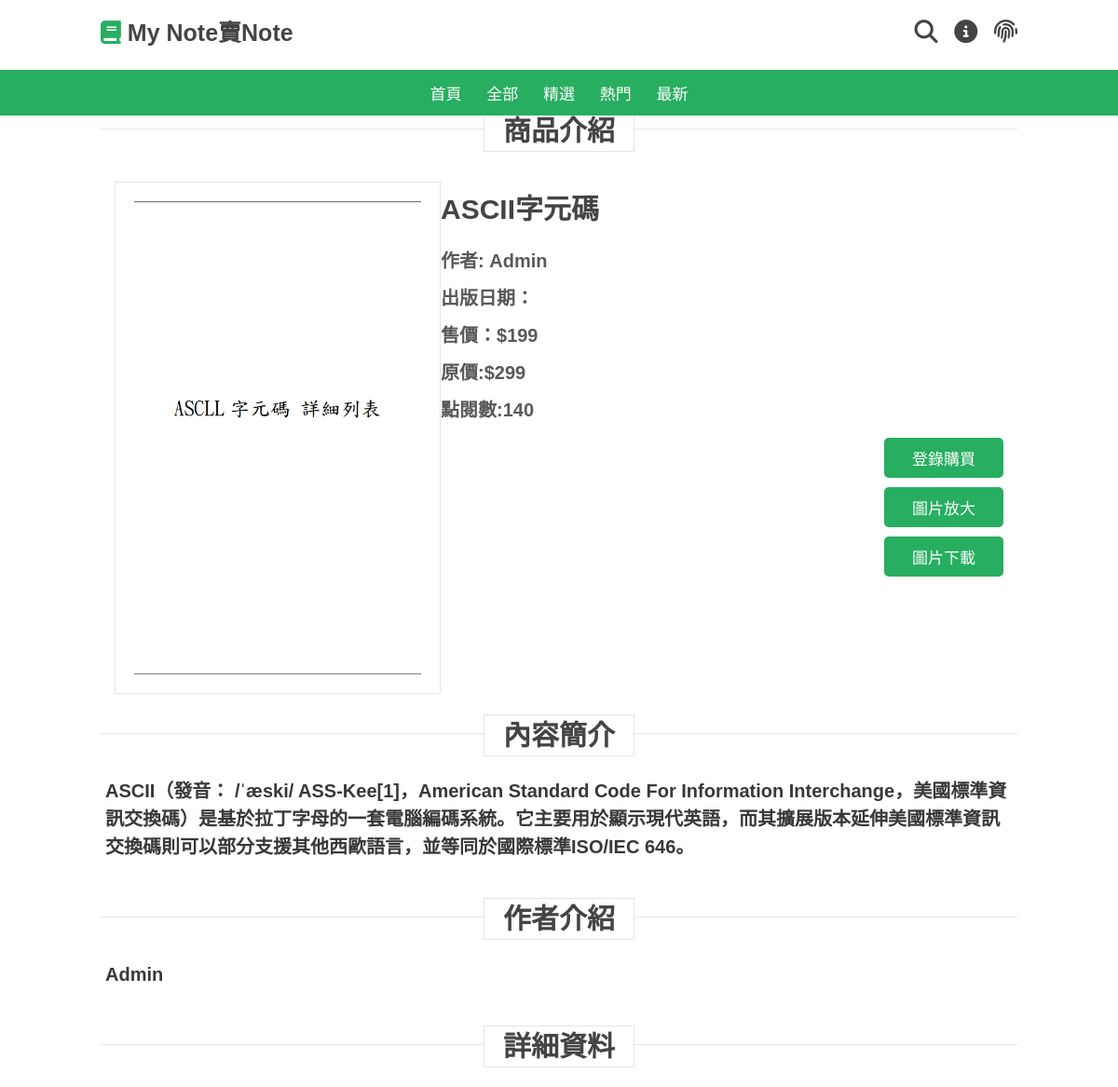
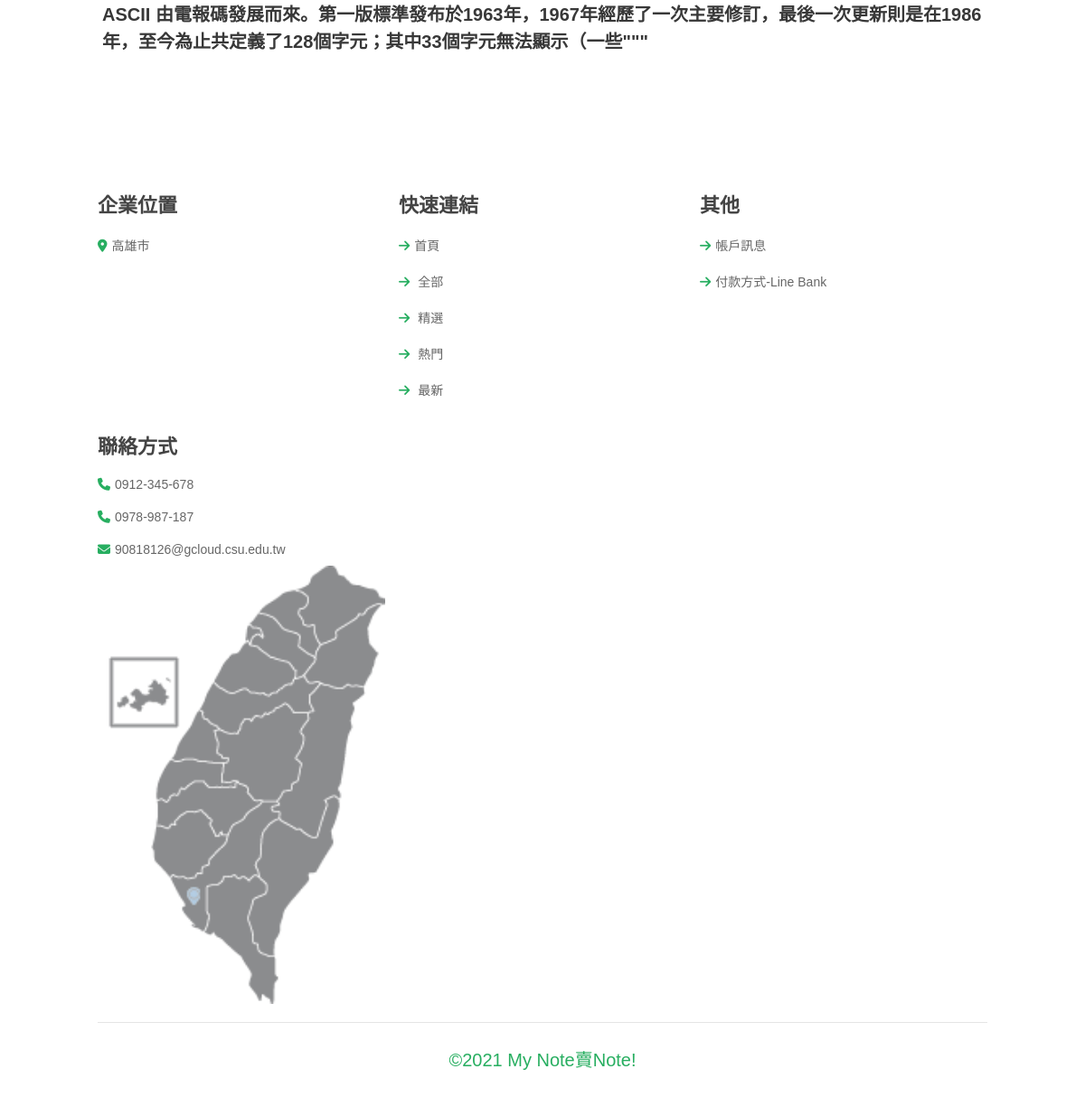
The page /detail/2/ on the database its author committed (2 pictures, top to bottom).
### indexapp/models.py (models this page shows, shortened)
class ProductModel(models.Model):
    GENRE_CHOICES = (
        ('最新', '最新'),
        ('精選', '精選'),
        ('普通', '普通'),
        ('其他', '其他'),
    )
    catego = models.CharField('類別', default='最新', choices=GENRE_CHOICES, max_length=5)
    pname =  models.CharField('名稱', max_length=20, null = False, blank = False)
    pauthor =  models.CharField('筆者',max_length=10, null = False, blank = False)
    add_date = models.DateTimeField('最後翻閱日期', auto_now = True)
    mod_date =  models.DateTimeField('保存日期',default = timezone.now)
    pprice = models.IntegerField('特價',blank=True, null = True,)#售價
    special_offer = models.IntegerField('原價', null = True, blank = False)#原價
    pimages = models.ImageField('圖片',upload_to='image', blank=False, null=False)
    pdescription = models.TextField('詳細介紹',max_length=600,blank=False, null = False)
    Simple_pdescription = models.TextField('簡介',max_length=150,blank=False, null = False)
    pauthor_introduce = models.TextField('筆者簡介',max_length=300,blank=True, null = True)
    pdata = models.TextField('歸類',max_length=10,blank=True, null = True)
    pcreatepeople = models.CharField('新增者',max_length=20, blank = True, null = False)
    file_title = models.CharField('檔名',blank=False, max_length = 30, null = False)
    uploadedFile = models.FileField('檔案',blank=False, upload_to = "file", null = False)
    dateTimeOfUpload = models.DateTimeField('檔案日期',auto_now = True)
    press = models.IntegerField('點擊次數',default=0)
    enabled = models.BooleanField("啟用狀態", default=True)
    pcreatepeople_email = models.CharField('新增者郵箱',blank=False, max_length = 30, null = False, default=0)

### indexapp/views.py (the view, shortened to what this page needs)
# urls.py: path('detail/<int:productid>/', views.detail),
def detail(request, productid=None):  #商品詳細頁面
	if request.user.is_authenticated:
		name=request.user.username
	product = models.ProductModel.objects.get(id=productid)  #取得商品
	product.press += 1
	product.save()
	return render(request, "detail.html", locals())

### templates/detail.html (shortened to what this page needs)
{% extends "base.html" %}
{% load static %}
{% block content %}
<head>
    <link rel="stylesheet" type="text/css" href="{% static 'css/book_style.css' %}">
</head>
<section class="featured" id="featured" style="user-select:none;"><br><br><br><br><br><br>
    <h1 class="heading"> <span>商品介紹</span> </h1>
    <div class="swiper featured-slider">
            <div class="box">
                <div class="content">
                    <div class="imge">
                        <img class="cover-fit" src="/media/{{product.pimages}}" alt="">
                    </div>
                    <h3>{{product.pname}}</h3>
                    <br>
                    <h4>作者: {{product.pauthor}}</h4>
                    <h4>出版日期：{{product.pdate}}</h4>
                    <h4>售價：${{product.pprice}}</h4>
                    <h4>原價:${{product.special_offer}}</h4>
                    <h4>點閱數:{{product.press}}</h4>
                    {% if request.user.is_authenticated %}
                        <a id="buy-btn" class="btn" >立即購買</a><br>
                    {% else %}
                        <a id="buy-btn" class="btn" href="/login/">登錄購買</a><br>
                    {% endif %}
                    <a id="enlarge-btn" class="btn">圖片放大</a><br>
                    <a class="btn" href="/media/{{product.pimages}}" download="{{product.pimages}}">圖片下載</a>
                </div>
            </div>
            <h1 class="heading"> <span>內容簡介</span> </h1>
            <h5>
                {{product.pdescription}}
            </h5><br><br><br>
            <h1 class="heading"> <span>作者介紹</span> </h1>
            <h5>
                {{product.pauthor_introduce}}
            </h5><br><br><br>
            <h1 class="heading"> <span>詳細資料</span> </h1>
            <h5>
                {{product.pdata}}
            </h5><br><br><br>
    </div>
</section>
{% endblock %}

### static/css/book_style.css (style rules this page uses)
:root { --green:#27ae60; --dark-color:#219150; --black:#444; --light-color:#666; --border:.1rem solid rgba(0,0,0,.1); --border-hover:.1rem solid var(--black); --box-shadow:0 .5rem 1rem rgba(0,0,0,.1); }
* { font-family: 'Poppins', sans-serif; margin:0; padding:0; box-sizing: border-box; outline: none; border:none; text-decoration: none; text-transform: capitalize; transition:all .2s linear; }
html { font-size: 62.5%; overflow-x: hidden; scroll-padding-top: 5rem; scroll-behavior: smooth; }
section { padding:5rem 9%; }
.heading { text-align: center; margin-bottom: 2rem; position: relative; }
.heading::before { content: ''; position: absolute; top:50%; left:0; transform: translateY(-50%); width: 100%; height:.01rem; background: rgba(0,0,0,.1); z-index: -1; }
.heading span { font-size: 3rem; padding:.5rem 2rem; color:var(--black); background: #fff; border:var(--border); }
.btn { margin-top: 1rem; display:inline-block; padding:.9rem 3rem; border-radius: .5rem; color:#fff; background:var(--green); font-size: 1.7rem; cursor: pointer; font-weight: 500; }
.featured .featured-slider .box { margin:2rem 0; position: relative ; overflow: hidden; }
.featured .featured-slider .box .content .imge { width: 35rem; height: 55rem; padding:2rem; border:var(--border); float: left; overflow: hidden; }
.featured .featured-slider .box .content .imge img { transition: .5s; }
.featured .featured-slider .box .content .imge .cover-fit { width: 100%; height: 100%; object-fit: cover; }
.featured .featured-slider .box .content { background:#fff; padding:1.5rem; text-align:right; align-self: flex-end; }
.featured .featured-slider .box .content h3 { font-size: 3rem; color:var(--black); text-align: left; padding:0.5rem; }
.featured .featured-slider .box .content h4 { font-size: 2rem; color: #595958; text-align: left; line-height: 30px; padding:0.5rem; }
.featured .featured-slider h5 { font-size: 2rem; color: #383838; text-align: left; line-height: 30px; padding:0.5rem; }

### rows shown on the page
ProductModel: pimages (picture), pname "ASCII字元碼", pauthor "Admin", pprice "199", special_offer "299", press "140", pdescription "ASCII（發音： /ˈæski/ ASS-Kee[1]，American Standard Code For Information Interchange，美國標準資訊交換碼）是基於拉丁字母的一套電腦編碼系統。它主要用於顯示現代英語，而其擴展版本延伸美國標準資訊交換碼則可以部分支援其他西歐語言，並等同於國際標準ISO/IEC 646。", pauthor_introduce "Admin", pdata "ASCII 由電報碼發展而來。第一版標準發布於1963年，1967年經歷了一次主要修訂，最後一次更新則是在1986年，至今為止共定義了128個字元；其中33個字元無法顯示（一些\"\"\""
